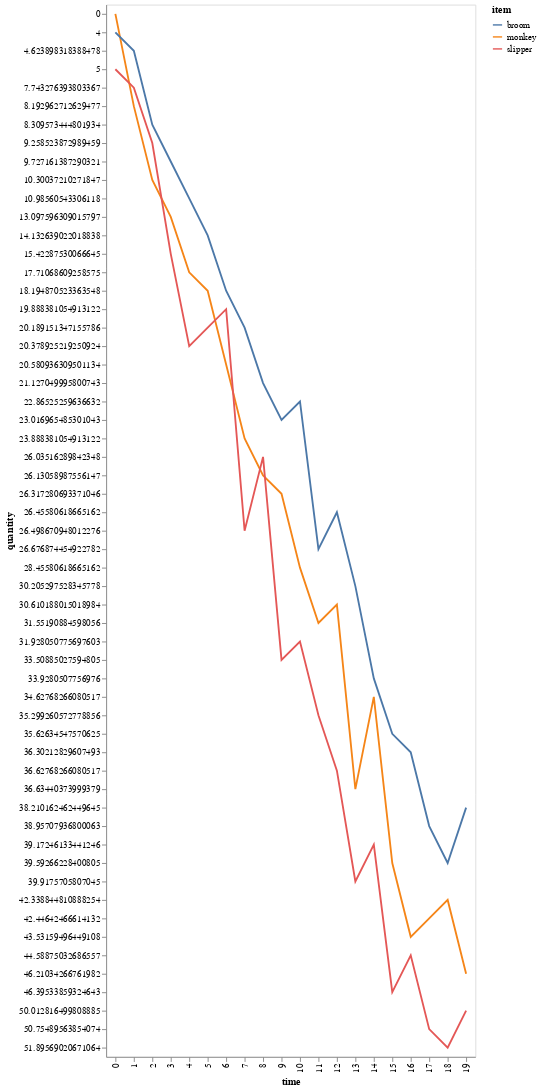

Notebook code cell kept with this figure:
### Code cell
(vega/view!
  {:data {:values (play-data "monkey" "slipper" "broom")}
   :encoding {:x {:field "time"}
              :y {:field "quantity"}
              :color {:field "item" :type "nominal"}}
   :mark "line"})

### Figure 1 — Vega-Lite specification as saved in the notebook (floating-point values rounded to 4 significant figures)
{"data": {"values": [{"item": "monkey", "quantity": 0, "time": 0}, {"item": "monkey", "quantity": 8.193, "time": 1}, {"item": "monkey", "quantity": 10.3, "time": 2}, {"item": "monkey", "quantity": 13.1, "time": 3}, {"item": "monkey", "quantity": 17.71, "time": 4}, {"item": "monkey", "quantity": 18.19, "time": 5}, {"item": "monkey", "quantity": 20.58, "time": 6}, {"item": "monkey", "quantity": 23.89, "time": 7}, {"item": "monkey", "quantity": 26.13, "time": 8}, {"item": "monkey", "quantity": 26.32, "time": 9}, {"item": "monkey", "quantity": 28.46, "time": 10}, {"item": "monkey", "quantity": 31.55, "time": 11}, {"item": "monkey", "quantity": 30.61, "time": 12}, {"item": "monkey", "quantity": 36.63, "time": 13}, {"item": "monkey", "quantity": 34.63, "time": 14}, {"item": "monkey", "quantity": 39.59, "time": 15}, {"item": "monkey", "quantity": 43.53, "time": 16}, {"item": "monkey", "quantity": 42.45, "time": 17}, {"item": "monkey", "quantity": 42.34, "time": 18}, {"item": "monkey", "quantity": 46.21, "time": 19}, {"item": "slipper", "quantity": 5, "time": 0}, {"item": "slipper", "quantity": 7.743, "time": 1}, {"item": "slipper", "quantity": 9.259, "time": 2}, {"item": "slipper", "quantity": 15.42, "time": 3}, {"item": "slipper", "quantity": 20.38, "time": 4}, {"item": "slipper", "quantity": 20.19, "time": 5}, {"item": "slipper", "quantity": 19.89, "time": 6}, {"item": "slipper", "quantity": 26.5, "time": 7}, {"item": "slipper", "quantity": 26.04, "time": 8}, {"item": "slipper", "quantity": 33.51, "time": 9}, {"item": "slipper", "quantity": 31.93, "time": 10}, {"item": "slipper", "quantity": 35.3, "time": 11}, {"item": "slipper", "quantity": 36.63, "time": 12}, {"item": "slipper", "quantity": 39.92, "time": 13}, {"item": "slipper", "quantity": 39.17, "time": 14}, {"item": "slipper", "quantity": 46.4, "time": 15}, {"item": "slipper", "quantity": 44.59, "time": 16}, {"item": "slipper", "quantity": 50.75, "time": 17}, {"item": "slipper", "quantity": 51.9, "time": 18}, {"item": "slipper", "quantity": 50.01, "time": 19}, {"item": "broom", "quantity": 4, "time": 0}, {"item": "broom", "quantity": 4.624, "time": 1}, {"item": "broom", "quantity": 8.31, "time": 2}, {"item": "broom", "quantity": 9.727, "time": 3}, {"item": "broom", "quantity": 10.99, "time": 4}, {"item": "broom", "quantity": 14.13, "time": 5}, {"item": "broom", "quantity": 18.19, "time": 6}, {"item": "broom", "quantity": 20.19, "time": 7}, {"item": "broom", "quantity": 21.13, "time": 8}, {"item": "broom", "quantity": 23.02, "time": 9}, {"item": "broom", "quantity": 22.87, "time": 10}, {"item": "broom", "quantity": 26.68, "time": 11}, {"item": "broom", "quantity": 26.46, "time": 12}, {"item": "broom", "quantity": 30.21, "time": 13}, {"item": "broom", "quantity": 33.93, "time": 14}, {"item": "broom", "quantity": 35.63, "time": 15}, {"item": "broom", "quantity": 36.3, "time": 16}, {"item": "broom", "quantity": 38.96, "time": 17}, {"item": "broom", "quantity": 39.59, "time": 18}, {"item": "broom", "quantity": 38.21, "time": 19}]}, "encoding": {"color": {"field": "item", "type": "nominal"}, "x": {"field": "time"}, "y": {"field": "quantity"}}, "mark": "line"}
